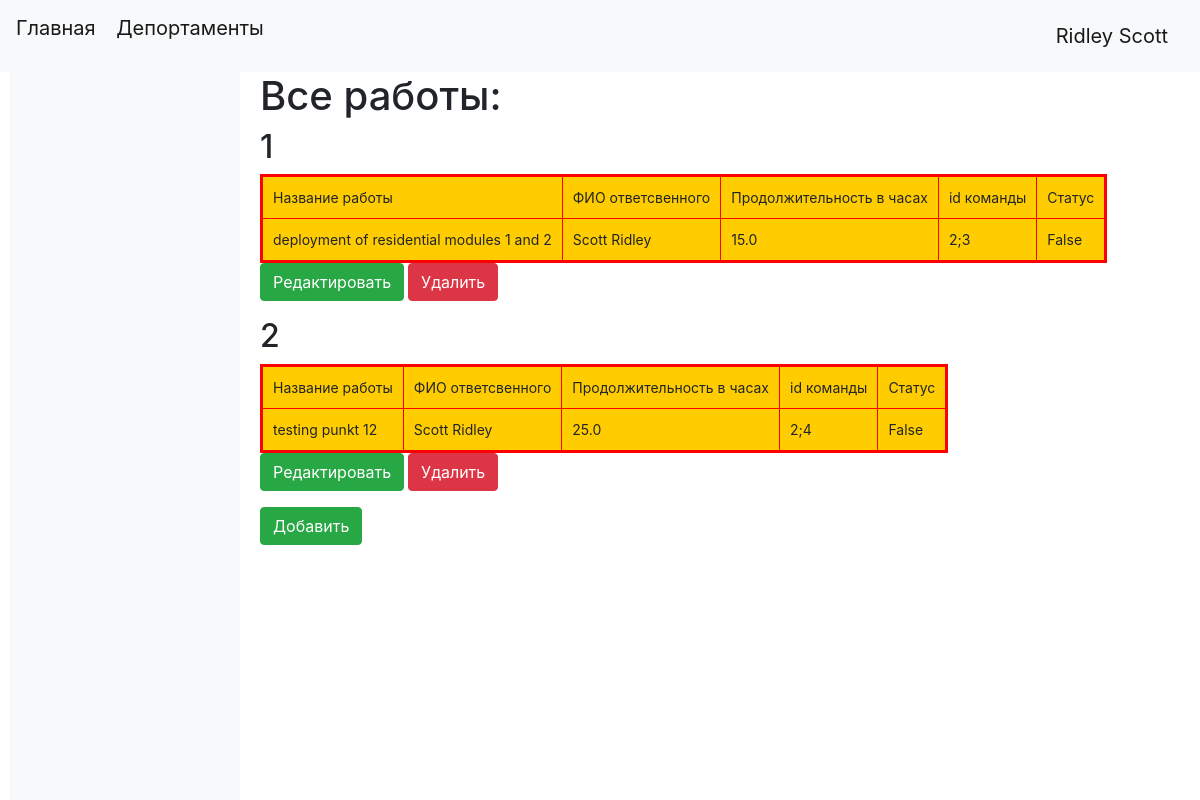
The app's page /index (signed in), older data.
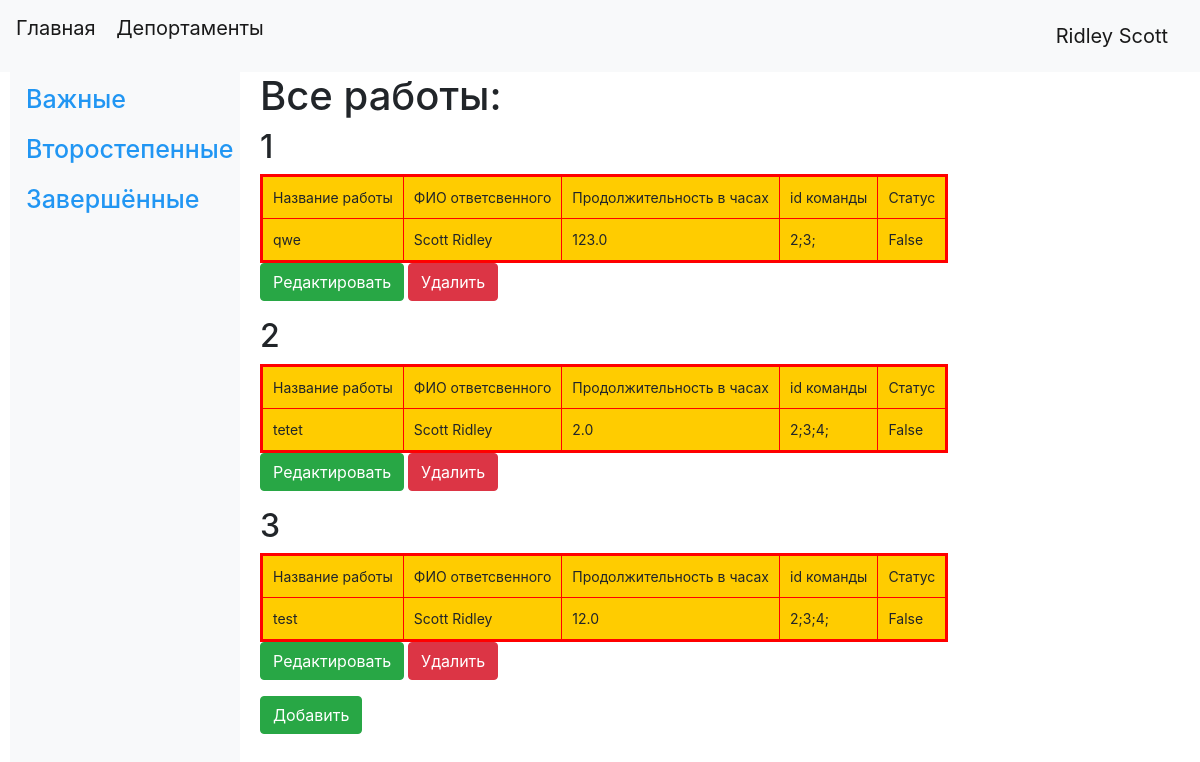
The same page, newer data.
### data/users.py (models this page shows, shortened)
class User(SqlAlchemyBase,UserMixin):
    __tablename__ = 'users'
    id = sqlalchemy.Column(sqlalchemy.Integer,
                           primary_key=True,
                           autoincrement=True)
    surname = sqlalchemy.Column(sqlalchemy.String, nullable=True)
    name = sqlalchemy.Column(sqlalchemy.String, nullable=True)
    age = sqlalchemy.Column(sqlalchemy.Integer, nullable=True)
    position = sqlalchemy.Column(sqlalchemy.String, nullable=True)
    speciality = sqlalchemy.Column(sqlalchemy.String, nullable=True)
    addres = sqlalchemy.Column(sqlalchemy.String, nullable=True)
    email = sqlalchemy.Column(sqlalchemy.String,
                              index=True,
                              unique=True,
                              nullable=True)
    hashed_password = sqlalchemy.Column(sqlalchemy.String, nullable=True)
    modified_date = sqlalchemy.Column(sqlalchemy.DateTime,
                                      default=datetime.datetime.now)
    jobs = orm.relationship("Jobs", back_populates='user')

### data/jobs.py (models this page shows, shortened)
class Jobs(SqlAlchemyBase):
    __tablename__ = 'jobs'
    id = sqlalchemy.Column(sqlalchemy.Integer,
                           primary_key=True,
                           autoincrement=True)
    team_leader = sqlalchemy.Column(sqlalchemy.Integer,
                                    sqlalchemy.ForeignKey("users.id"))
    job = sqlalchemy.Column(sqlalchemy.String)
    work_size = sqlalchemy.Column(sqlalchemy.Float)
    collaborators = sqlalchemy.Column(sqlalchemy.String)
    start_date = sqlalchemy.Column(sqlalchemy.Date)
    end_date = sqlalchemy.Column(sqlalchemy.Date)
    is_finished = sqlalchemy.Column(sqlalchemy.Boolean)
    user = orm.relationship('User')
    categories = orm.relationship('Categories',
                                  secondary='link',
                                  overlaps="categories",
                                  single_parent=True,
                                  cascade="all, delete, delete-orphan")

class Categories(SqlAlchemyBase):
    __tablename__ = 'categories'
    id = sqlalchemy.Column(sqlalchemy.Integer,
                           primary_key=True,
                           autoincrement=True)
    title = sqlalchemy.Column(sqlalchemy.String)
    jobs = orm.relationship("Jobs",
                            secondary='link',
                            overlaps="categories",
                            backref=orm.backref("jobs", lazy="dynamic"),
                            single_parent=True,
                            cascade="all, delete, delete-orphan")

### main.py (the view)
@app.route('/')
@app.route('/index')
def index():
    param = {}
    db_sess = db_session.create_session()
    if current_user.is_authenticated:
        categories = db_sess.query(Categories).all()
        jobs = db_sess.query(Jobs).all()
        param["categories"] = categories
        param["jobs"] = jobs
        param["header"] = "Все работы"
        return render_template('index.html', **param)
    else:
        return render_template('authorization.html')

### data/db_session.py (called while the page is built)
def create_session() -> Session:
    global __factory
    return __factory()

### main.py (called while the page is built)
@login_manager.user_loader
def load_user(user_id):
    db_sess = db_session.create_session()
    return db_sess.query(User).get(user_id)

### templates/index.html
{% extends "base.html" %}
{% block side_content %}
    <div class="sidenav">
      {% for item in categories %}
      <h2><a href="/categories/{{item.id}}">{{item.title}}</a></h2>
      {% endfor %}
    </div>
    {% endblock %}
{% block content %}
    <h1>{{header}}:</h1>
    {% for item in jobs%}
    <h2>{{loop.index}}</h2>
    <table bgcolor="#ffcc00" border="3" bordercolor="red" cellpadding="10">
      <tr>
        <td>Название работы</td>
        <td>ФИО ответсвенного</td>
        <td>Продолжительность в часах</td>
        <td>id команды</td>
        <td>Статус</td>
      </tr>
      <tr>
        <td>{{item.job}}</td>
        <td>{{item.user.surname}} {{item.user.name}}</td>
        <td>{{item.work_size}}</td>
        <td>{{item.collaborators}}</td>
        <td>{{item.is_finished}}</td>
      </tr>
    </table>
    {% if current_user.is_authenticated %} {% if current_user.id == 1 or
    current_user.id == item.user.id%}
    <p>
      <a class="btn btn-success" href="/job/{{item.id}}">Редактировать</a>
      <a class="btn btn-danger" href="/delete_job/{{ item.id }}">Удалить</a>
    </p>
    {% endif %} {% endif %} {% endfor %} {% if current_user.is_authenticated %}
    <p>
      <a class="btn btn-success" href="/add_job">Добавить</a>
    </p>
    {% endif %}
{% endblock %}

### templates/base.html (shortened to what this page needs)
<!DOCTYPE HTML>
<html lang="en">
<head>
    <link rel="stylesheet" href="{{ url_for('static', filename='css/style.css')}}" type="text/css"/>
    <link rel="stylesheet"
          href="https://stackpath.bootstrapcdn.com/bootstrap/4.4.1/css/bootstrap.min.css"
>
</head>
<body>
<header>
    {% if current_user.is_authenticated %}
    <nav class="navbar navbar-light bg-light">
        <p>
            <a class="navbar-brand" href="/">Главная</a>
            <a class="navbar-brand" href="/deportaments">Депортаменты</a>
        </p>
            <a class="navbar-brand" href="/logout">{{ current_user.name }} {{ current_user.surname }}</a>
        </nav>
        {% endif %}
</header>
{% block side_content %}{% endblock %}
<div class="main">
    {% block content %}{% endblock %}
</div>
</body>
</html>

### static/css/style.css (style rules this page uses)
body { font-family: "Lato", sans-serif; }
.sidenav { height: 100%; width: 230px; position: fixed; z-index: 1; top: 70px; left: 10px; background: #f8f9fa; overflow-x: hidden; padding: 8px 0; }
.sidenav a { padding: 6px 8px 6px 16px; text-decoration: none; font-size: 25px; color: #2196F3; display: block; }
.main { margin-left: 260px; font-size: 14px; }

Row changes from the older to the newer data that the page shows:
added Categories: title "Важные"
added Categories: title "Второстепенные"
added Categories: title "Завершённые"
changed Jobs: job "deployment of residential modules 1 and 2" → "qwe"; work_size "15.0" → "123.0"; collaborators "2;3" → "2;3;"
changed Jobs: job "testing punkt 12" → "tetet"; work_size "25.0" → "2.0"; collaborators "2;4" → "2;3;4;"
added Jobs: job "test", user.surname "Scott", user.name "Ridley", work_size "12.0", collaborators "2;3;4;", is_finished "False"
